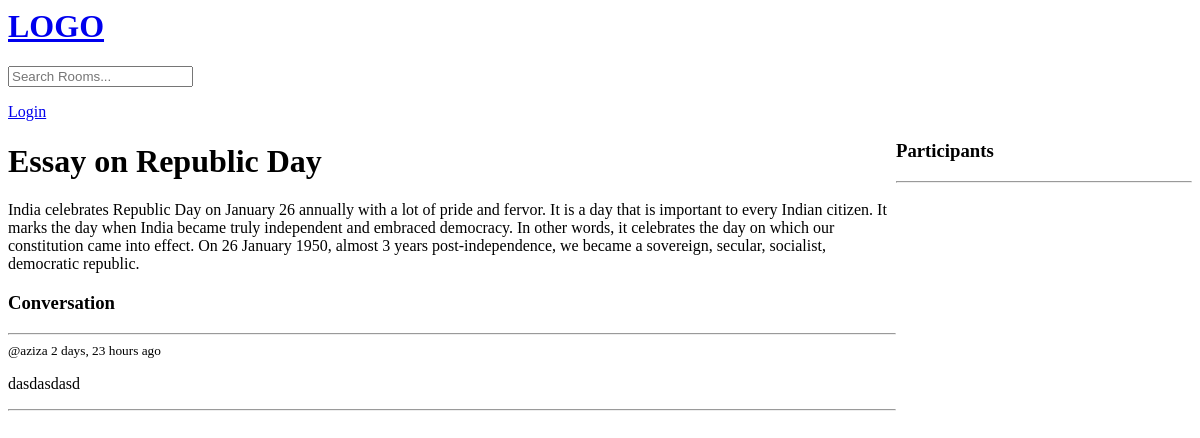
/room/2/, run on an earlier commit of the app's database.
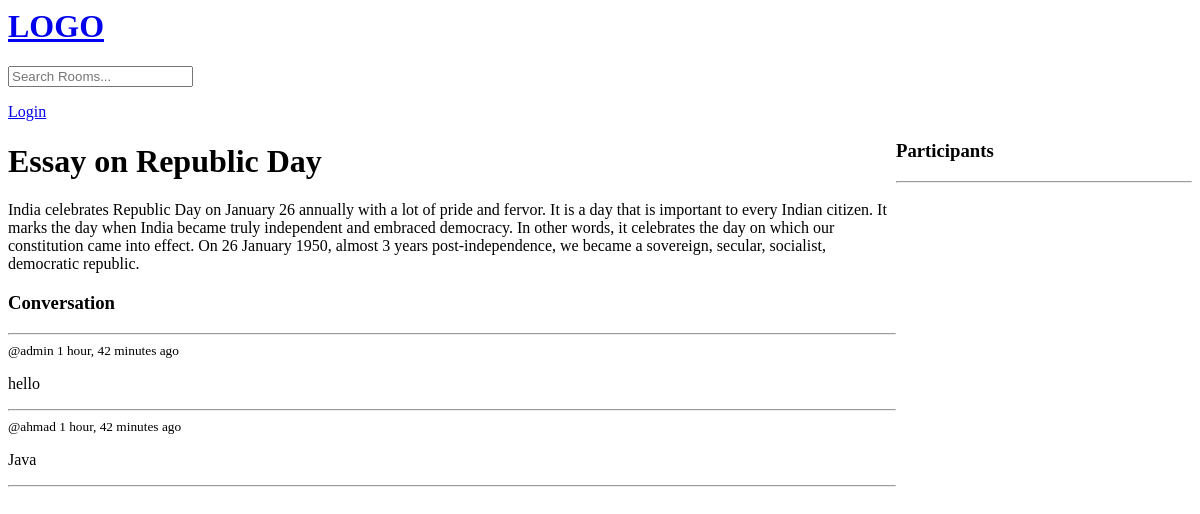
And on a later commit of the database.
### base/models.py (models this page shows, shortened)
class Room(models.Model):
    host = models.ForeignKey(User, on_delete=models.SET_NULL, null=True)
    topic = models.ForeignKey(Topic, on_delete=models.SET_NULL, null=True)
    name = models.CharField(max_length=200)
    description = models.TextField(null=True, blank=True)
    participants = models.ManyToManyField(User, related_name='participants', blank=True)
    updated = models.DateTimeField(auto_now=True) #auto_now=dynamic value
    created = models.DateTimeField(auto_now_add=True) # auto_now_add = static value
    class Meta:
        ordering = ['-updated', '-created']

class Message(models.Model):
    user = models.ForeignKey(User, on_delete=models.CASCADE)
    room = models.ForeignKey(Room, on_delete=models.CASCADE)
    body = models.TextField()
    updated = models.DateTimeField(auto_now=True)
    created = models.DateTimeField(auto_now_add=True)

### base/views.py (the view, shortened to what this page needs)
# urls.py: path('room/<str:pk>/', views.room, name='room'),
def room(request, pk):
    room = Room.objects.get(id=pk)
    room_messages = room.message_set.all().order_by('created')  # get all children messages of room
    participants = room.participants.all()
    context = {'room': room,
               'room_messages': room_messages,
               'participants': participants}
    return render(request, 'base/room.html', context)

### base/templates/base/room.html (shortened to what this page needs)
{% include 'navbar.html' %}
{% block content %}
<div class="room-container">
    <div>
        <h1>{{room.name}}</h1>
        <p>{{room.description}}</p>
        <div class="comment-wrapper">
            <h3>Conversation</h3>
            <hr>
            {% for message in room_messages %}
            <div>
                <small>@{{message.user}} {{message.created|timesince}} ago</small>
                <p>{{message.body}}</p>
                <hr>
            </div>
            {% endfor %}
        </div>
    </div>
    <div>
        <h3>Participants</h3>
        <hr>
    </div>
</div>
{% endblock %}

### templates/navbar.html
<a href="/">
    <h1>LOGO</h1>
</a>
<form action="{% url 'home' %}" method="get">
    <input type="text" name="q" placeholder="Search Rooms..."/>
</form>
{% if request.user.is_authenticated %}
    <p>Hello {{request.user}}</p>
    <a href="{% url 'logout' %}">Logout</a>
{% else %}
    <a href="{% url 'login' %}">Login</a>
{% endif %}

### base/templates/base/room.html (style rules this page uses)
.room-container { display: grid; grid-template-columns: 3fr 1fr; }

What changed in the data, as far as the page shows it:
removed Message: user "aziza", created "2 days, 23 hours", body "dasdasdasd"
added Message: user "admin", created "1 hour, 42 minutes", body "hello"
added Message: user "ahmad", created "1 hour, 42 minutes", body "Java"
